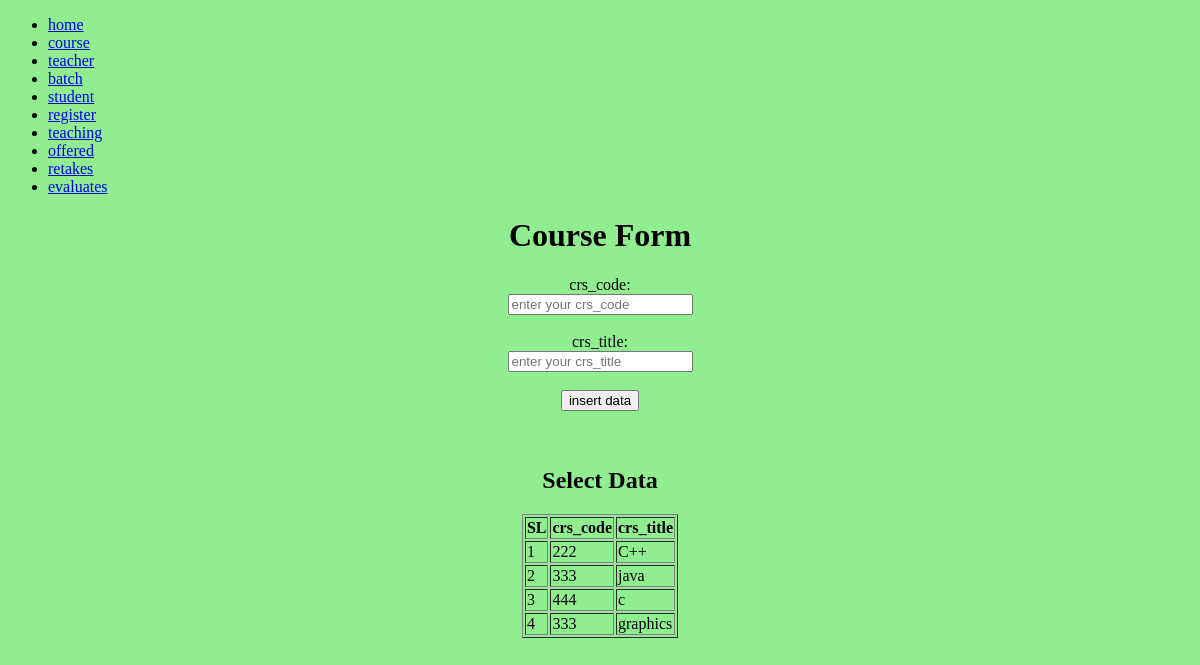
The page /course.php on the database its author committed.
### tables this page shows
CREATE TABLE IF NOT EXISTS `course` (
  `crs_id` int(110) NOT NULL AUTO_INCREMENT,
  `crs_code` int(110) NOT NULL,
  `crs_title` varchar(110) NOT NULL,
  PRIMARY KEY (`crs_id`)
);

### course.php (the view, shortened to what this page needs)
<!DOCTYPE HTML>
<html>
	<head>
		<link rel="stylesheet" href="style.css">
	</head>
	<body>
			<ul>
	 <li><a href="index.php">home</a></li>
      <li><a href="course.php">course</a></li>
      <li><a href="teacher.php">teacher</a></li>
      <li><a href="batch.php">batch</a></li>
      <li><a href="student.php">student</a></li>
      <li><a href="register.php">register</a></li>
	  <li><a href="teaching.php">teaching</a></li>
	  <li><a href="offered.php">offered</a></li>
	  <li><a href="retakes.php">retakes</a></li>
	  <li><a href="evaluates.php">evaluates</a></li>
			</ul>
<html>
<head>
</head>
<body>
<center>
<h1>Course Form </h1>
<form action="" style "margin-left:170px;" method="post">
crs_code: </br>
<input type= "text" name="crs_code" placeholder="enter your crs_code"> </br>
<br>
crs_title: </br>
<input type= "text" name="crs_title" placeholder="enter your crs_title"> </br>
<br>
<input type= "submit" value="insert data" name="send"><br><br>
</form>
<br>
<?php
$conn = mysqli_connect("localhost","root","","razia_sultana");
?>
 <h2>Select Data</h2>
			 <table border="1" text-align="center">
			<tr>
				<th>SL</th>
				<th>crs_code</th>
               <th>crs_title</th>
			</tr>
<?php
$sql = "select * from course";
$result = mysqli_query($conn,$sql);
$count = 1;
foreach($result as $output){
?>
<tr>
	<td><?php echo $count; ?></td>
	<td><?php echo $output['crs_code']; ?></td>
   <td><?php echo $output['crs_title']; ?></td>
</tr>
<?php
$count++;
}
?>
</table>
</body>
</html>

### course.php (style rules this page uses)
body { background-color: lightgreen; }

### rows shown on the page
course: crs_code "222", crs_title "C++"
course: crs_code "333", crs_title "java"
course: crs_code "444", crs_title "c"
course: crs_code "333", crs_title "graphics"
